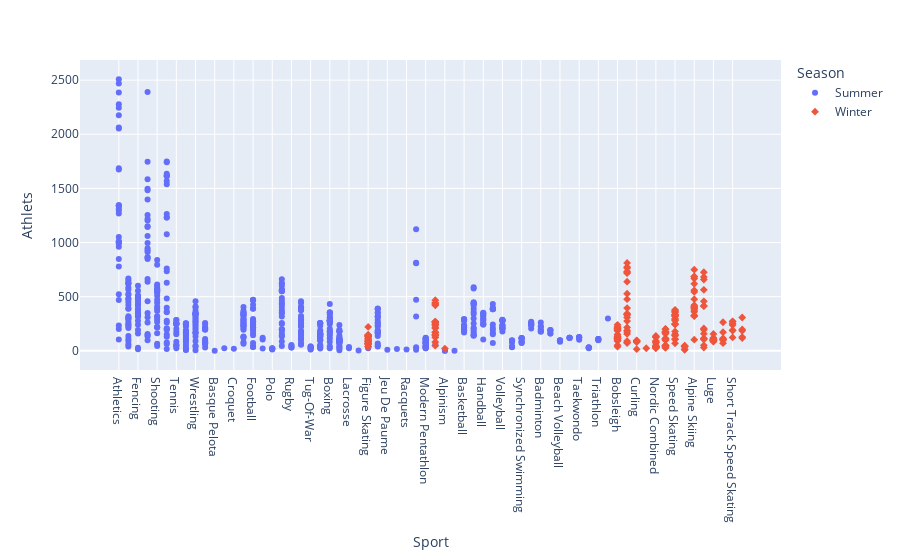

This figure's notebook cell:
### Code cell
import plotly.express as px

fig = px.scatter(participants, x="Sport", y="Athlets", color="Season", symbol="Season")
fig.show()

### Figure 1 — Plotly figure (JSON) as saved in the notebook; plotly's stock layout.template omitted (floating-point values rounded to 4 significant figures; data arrays with more than 128 entries replaced by an {"elided": "..."} marker saying what was removed)
{"data": [{"hovertemplate": "Season=Summer<br>Sport=%{x}<br>Athlets=%{y}<extra></extra>", "legendgroup": "Summer", "marker": {"color": "#636efa", "symbol": "circle"}, "mode": "markers", "name": "Summer", "orientation": "v", "showlegend": true, "type": "scatter", "x": {"elided": "672 str values"}, "xaxis": "x", "y": {"elided": "672 int values"}, "yaxis": "y"}, {"hovertemplate": "Season=Winter<br>Sport=%{x}<br>Athlets=%{y}<extra></extra>", "legendgroup": "Winter", "marker": {"color": "#EF553B", "symbol": "diamond"}, "mode": "markers", "name": "Winter", "orientation": "v", "showlegend": true, "type": "scatter", "x": {"elided": "234 str values"}, "xaxis": "x", "y": {"elided": "234 int values"}, "yaxis": "y"}], "layout": {"legend": {"title": {"text": "Season"}, "tracegroupgap": 0}, "margin": {"t": 60}, "xaxis": {"anchor": "y", "domain": [0.0, 1.0], "title": {"text": "Sport"}}, "yaxis": {"anchor": "x", "domain": [0.0, 1.0], "title": {"text": "Athlets"}}}}
